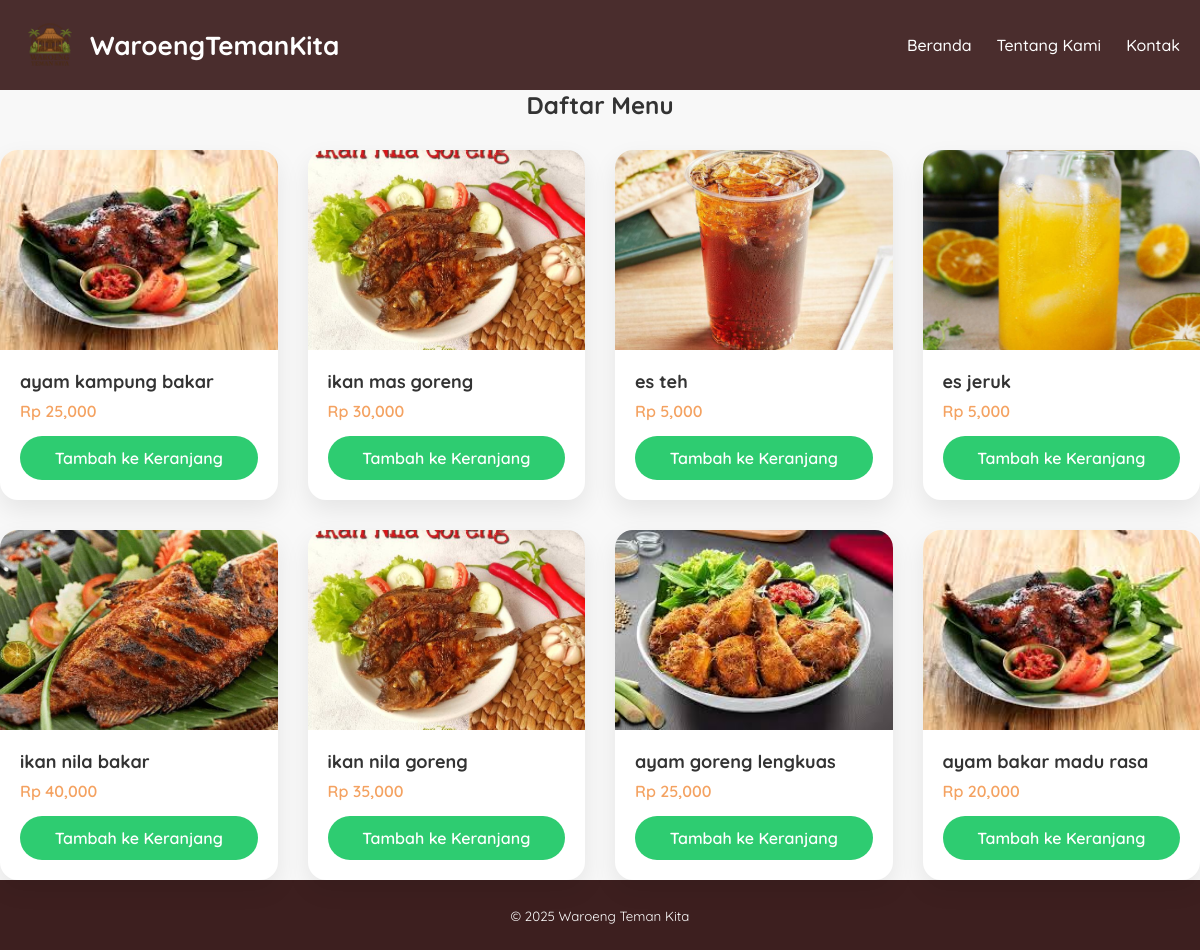
/pages/menu.php, run on the app's committed database.
### tables this page shows
CREATE TABLE `tb_product` (
  `product_id` int(11) NOT NULL,
  `category_id` int(11) NOT NULL,
  `product_name` varchar(100) NOT NULL,
  `product_price` int(11) NOT NULL,
  `product_description` text NOT NULL,
  `product_image` varchar(100) NOT NULL,
  `product_status` tinyint(1) NOT NULL,
  `date_created` timestamp NOT NULL DEFAULT current_timestamp()
);

### pages/menu.php (the view, shortened to what this page needs)
<?php include '../config/db.php'; ?>
<!DOCTYPE html>
<html lang="en">
<head>
    <link rel="stylesheet" href="../assets/css/style.css">
</head>
<body>
   <header>
    <div class="container">
        <h1>
            <a href="index.php">
                <img src="../assets/img/warung logo.png" class="logo-header">
                Waroeng<span>TemanKita</span></a>
        </h1>
        <ul class="nav-menu" id="navMenu">
            <li><a href="index.php">Beranda</a></li>
            <li><a href="tentang-kami.php">Tentang Kami</a></li>
            <li><a href="kontak.php">Kontak</a></li>
        </ul>
    </div>
</header>
        <div class="container">
            <h3 style="text-align : center;">Daftar Menu</h3>
            <div class="menu-grid" style="margin-top: 30px;">
                <?php
                    $where = "";
                    $produk = mysqli_query($conn, "SELECT * FROM tb_product $where ORDER BY product_id DESC");
                    if(mysqli_num_rows($produk) > 0){
                        while($p = mysqli_fetch_array($produk)){
                ?>
                <div class="card-menu">
                    <img src="../assets/img/produk/<?php echo $p['product_image']; ?>"
                    alt="<?php echo $p['product_name']; ?>">
                    <div class="card-body">
                        <h4><?php echo $p['product_name']; ?></h4>
                        <p class="harga">Rp <?php echo number_format($p['product_price']); ?></p>
                        <a href="beli.php?id=<?php echo $p['product_id']; ?>" class="btn-pesan">Tambah ke Keranjang</a>
                    </div>
                </div>
                <?php }} else { echo "<p>Menu tidak ditemukan.</p>"; } ?>
            </div>
        </div>
<footer>
    <div class="container">
        <small>© <?php echo date('Y'); ?> Waroeng Teman Kita</small>
    </div>
</footer>
</body>
</html>

### assets/css/style.css (style rules this page uses)
* { margin: 0; padding: 0; box-sizing: border-box; font-family: 'Quicksand', sans-serif; }
body { background-color: #f8f8f8; color: #333; }
a { color: inherit; text-decoration: none; }
.container { width: 100%; max-width: 1200px; margin: auto; }
header { background-color: #4a2d2d; color: #fff; }
header .container { display: flex; justify-content: space-between; align-items: center; padding: 0 20px; }
.logo-header { width: 60px; height: auto; margin-right: 10px; }
header h1 a { display: flex; align-items: center; text-decoration: none; color: inherit; }
header h1 { padding: 15px 0; font-size: 26px; }
.nav-menu { list-style: none; display: flex; gap: 25px; }
header ul li a { font-weight: 500; transition: .3s; }
.nav-menu { display: flex; }
.menu-grid { display: grid; grid-template-columns: repeat(auto-fit, minmax(250px, 1fr)); gap: 30px; }
.card-menu { background: #fff; border-radius: 18px; overflow: hidden; box-shadow: 0 10px 25px rgba(0,0,0,.08); display: flex; flex-direction: column; transition: .3s; }
.card-menu img { width: 100%; height: 200px; object-fit: cover; }
.card-body { padding: 20px; display: flex; flex-direction: column; flex: 1; }
.card-body h4 { margin-bottom: 8px; font-size: 18px; }
.harga { color: #f4a261; font-weight: 600; margin-bottom: 15px; }
.btn-pesan { margin-top: auto; padding: 12px; background: #2ecc71; color: #fff; text-align: center; border-radius: 30px; font-weight: 600; transition: .3s; }
.container h3 { margin-bottom: 20px; color: #333; font-size: 24px; }
footer { background: #3d1f1f; color: #fff; text-align: center; padding: 25px 0; }

### data on the page
tb_product: product_image (picture), product_name "ayam kampung bakar", product_price "25,000"
tb_product: product_image (picture), product_name "ikan mas goreng", product_price "30,000"
tb_product: product_image (picture), product_name "es teh", product_price "5,000"
tb_product: product_image (picture), product_name "es jeruk", product_price "5,000"
tb_product: product_image (picture), product_name "ikan nila bakar", product_price "40,000"
tb_product: product_image (picture), product_name "ikan nila goreng", product_price "35,000"
tb_product: product_image (picture), product_name "ayam goreng lengkuas", product_price "25,000"
tb_product: product_image (picture), product_name "ayam bakar madu rasa", product_price "20,000"
